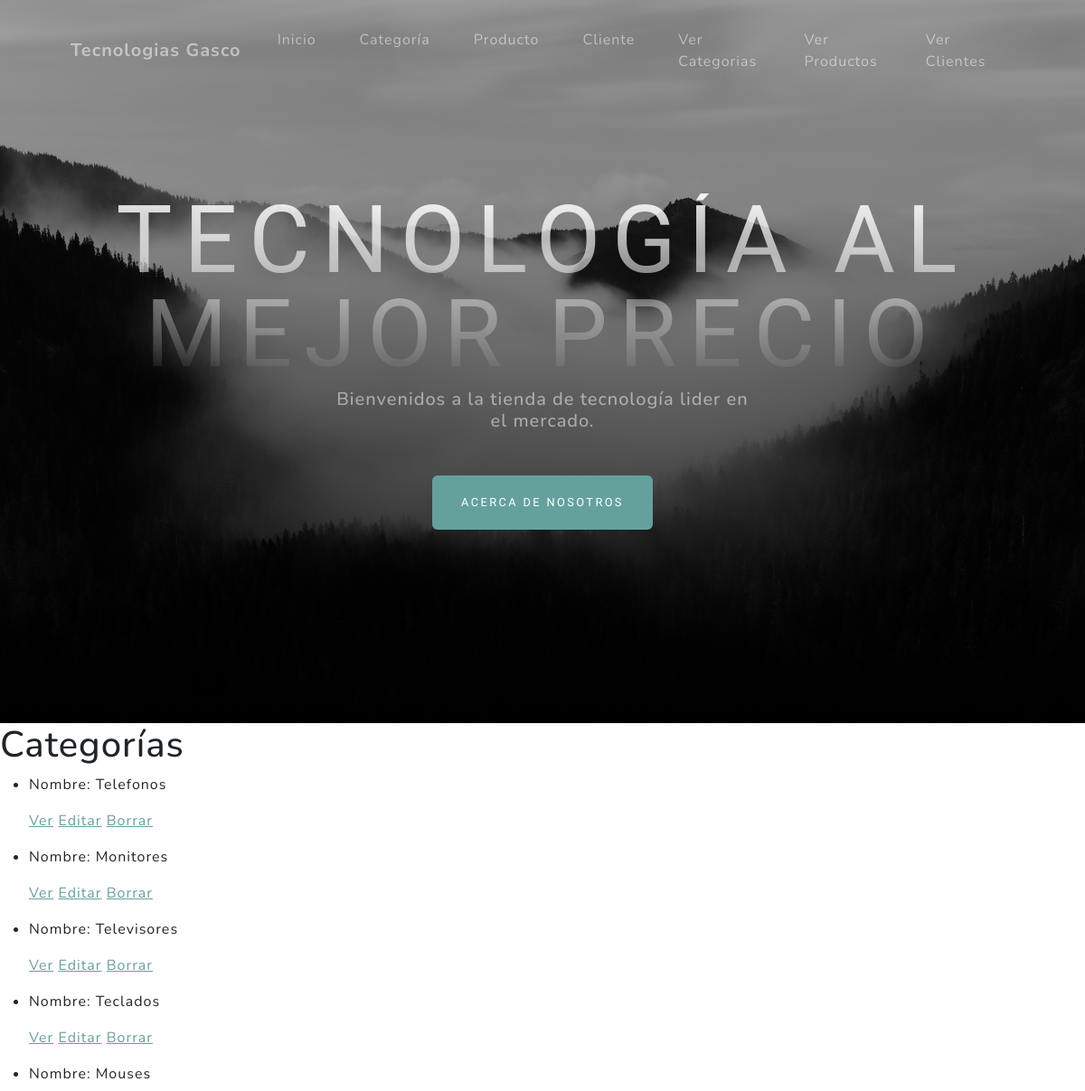
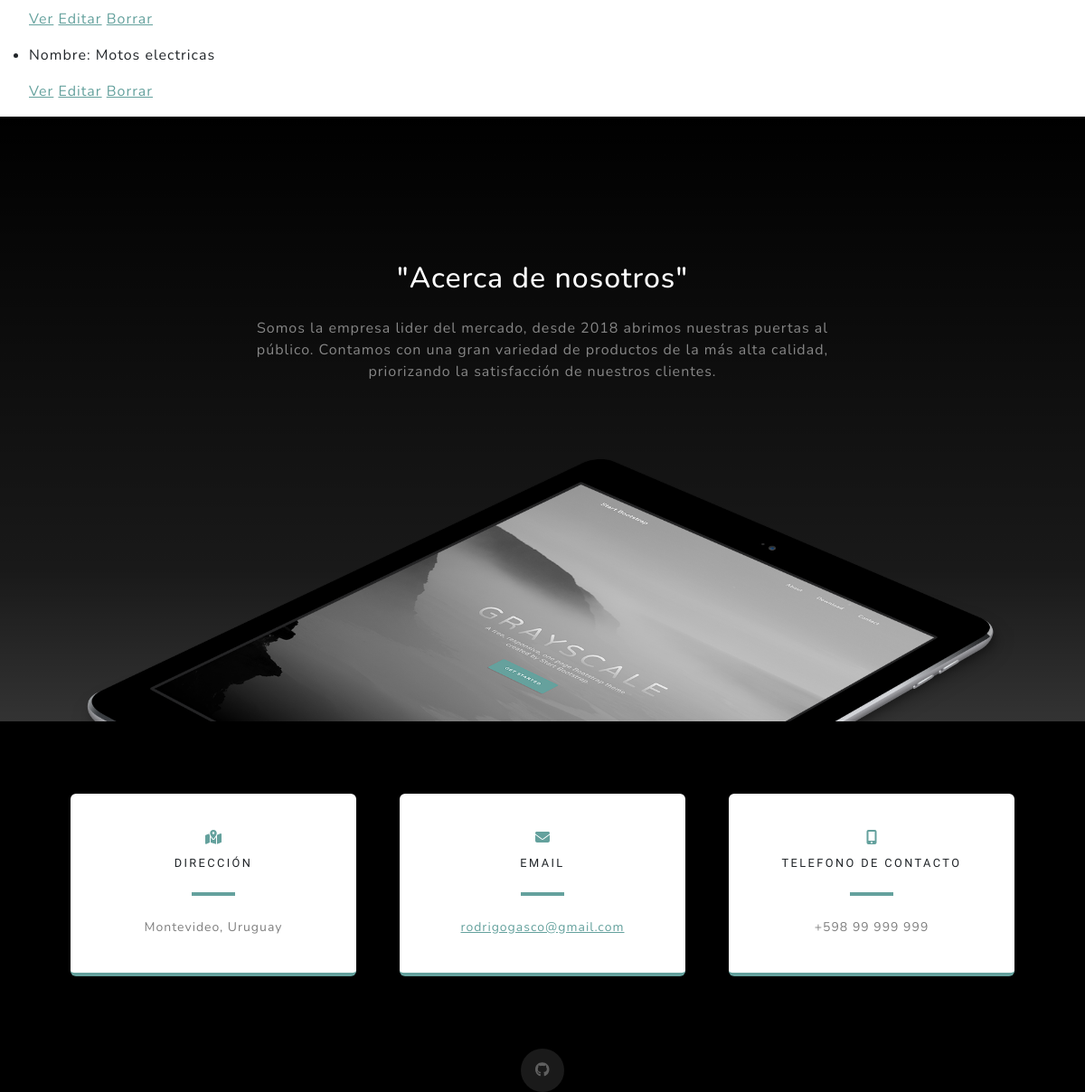
The page /categoria/lista/ on the database its author committed (2 pictures, top to bottom).
### AppGasco/models.py (models this page shows, shortened)
class Categoria(models.Model):
    nombre_categoria = models.CharField(max_length=30)
    descripcion_categoria = models.TextField(blank=True, null=True)

### AppGasco/views_clases.py (the view)
# urls.py: path('categoria/lista/', views_clases.CategoriaListView.as_view(), name='List_Categoria'),
class CategoriaListView(ListView):
    model = Categoria  # Modelo con el que trabaja esta vista
    template_name = "appgasco/Vistas_Clase_Categoria/categoria_list.html"  # Plantilla para renderizar la lista

### AppGasco/templates/appgasco/Vistas_Clase_Categoria/categoria_list.html (shortened to what this page needs)
{% extends 'AppGasco/index.html' %}
{% load static %}
{% block main %}
    <h1>Categorías</h1>
    <ul>
        {% for categoria in object_list %}
            <li>
                <p>Nombre: {{ categoria.nombre_categoria }}</p>
                <p>
                    <a href="{% url 'Detail' categoria.pk %}">Ver</a>
                    <a href="{% url 'Edit' categoria.pk %}">Editar</a>
                    <a href="{% url 'Delete' categoria.pk %}">Borrar</a>
                </p>
            </li>
        {% empty %}
            <p>No hay categorías disponibles.</p>
        {% endfor %}
    </ul>
{% endblock main %}

### rows shown on the page
Categoria: nombre_categoria "Telefonos"
Categoria: nombre_categoria "Monitores"
Categoria: nombre_categoria "Televisores"
Categoria: nombre_categoria "Teclados"
Categoria: nombre_categoria "Mouses"
Categoria: nombre_categoria "Motos electricas"
